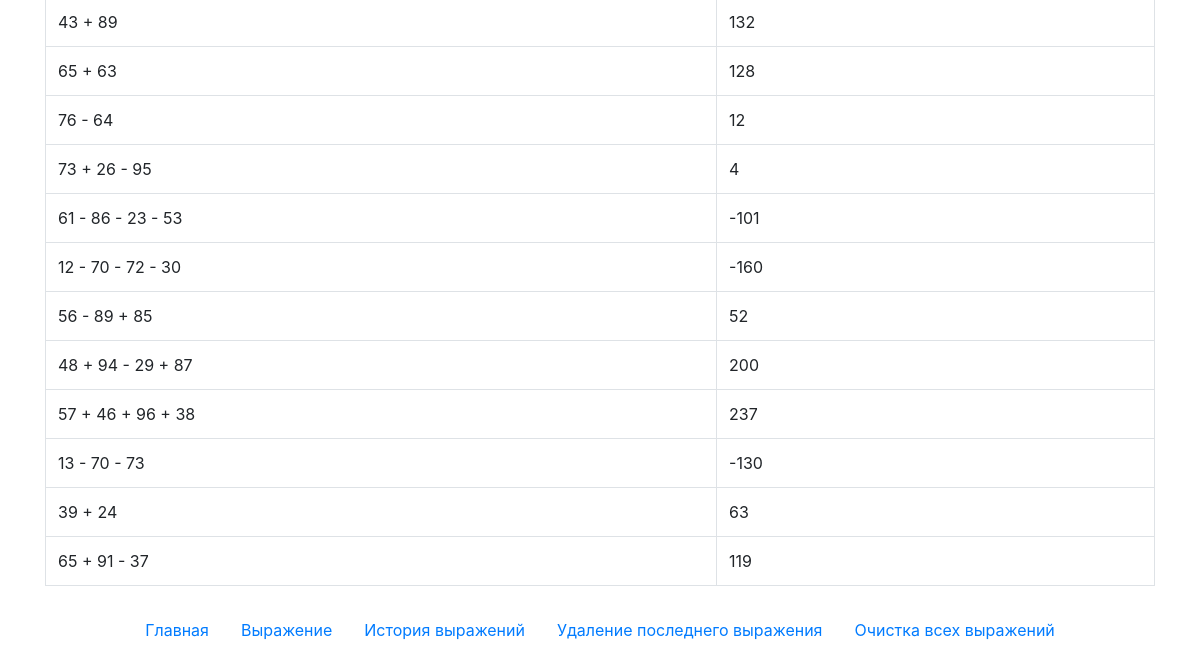
Before: /history/ (lower part) with the older database file.
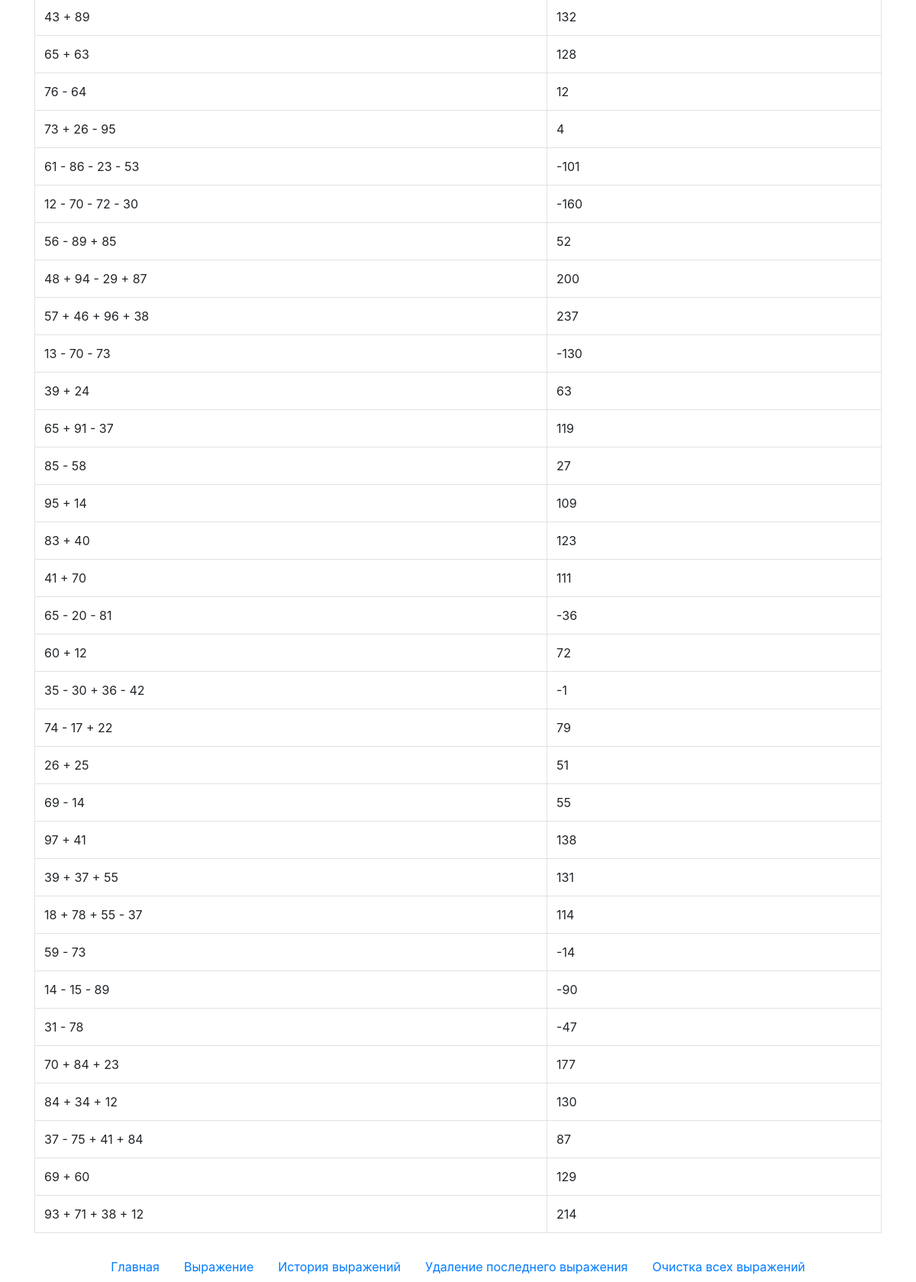
After: the same page with the newer database file.
### myapp/models.py (models this page shows, shortened)
class Calculation(models.Model):
    expression = models.CharField(max_length=255)
    result = models.IntegerField()

### myapp/views.py (the view)
# urls.py: path('history/', history, name='history'),
def history(request):
    calculations = Calculation.objects.all()
    return render(request, 'history.html', {'calculations': calculations})

### myapp/templates/history.html (shortened to what this page needs)
<!DOCTYPE html>
<html lang="ru">
<head>
    <link rel="stylesheet" href="https://stackpath.bootstrapcdn.com/bootstrap/4.5.2/css/bootstrap.min.css">
</head>
<body>
    <div class="container mt-4">
        <table class="table table-bordered mt-4">
            <tbody>
                {% for calculation in calculations %}
                <tr>
                    <td>{{ calculation.expression }}</td>
                    <td>{{ calculation.result }}</td>
                </tr>
                {% endfor %}
            </tbody>
        </table>
        <nav class="mt-4">
            <ul class="nav justify-content-center">
                <li class="nav-item"><a class="nav-link" href="{% url 'home' %}">Главная</a></li>
                <li class="nav-item"><a class="nav-link" href="{% url 'expression' %}">Выражение</a></li>
                <li class="nav-item"><a class="nav-link" href="{% url 'history' %}">История выражений</a></li>
                <li class="nav-item"><a class="nav-link" href="{% url 'delete' %}">Удаление последнего выражения</a></li>
                <li class="nav-item"><a class="nav-link" href="{% url 'clear' %}">Очистка всех выражений</a></li>
            </ul>
        </nav>
    </div>
</body>
</html>

Changed rows visible on the page:
added Calculation: expression "85 - 58", result "27"
added Calculation: expression "95 + 14", result "109"
added Calculation: expression "83 + 40", result "123"
added Calculation: expression "41 + 70", result "111"
added Calculation: expression "65 - 20 - 81", result "-36"
added Calculation: expression "60 + 12", result "72"
added Calculation: expression "35 - 30 + 36 - 42", result "-1"
added Calculation: expression "74 - 17 + 22", result "79"
added Calculation: expression "26 + 25", result "51"
added Calculation: expression "69 - 14", result "55"
added Calculation: expression "97 + 41", result "138"
added Calculation: expression "39 + 37 + 55", result "131"
added Calculation: expression "18 + 78 + 55 - 37", result "114"
added Calculation: expression "59 - 73", result "-14"
added Calculation: expression "14 - 15 - 89", result "-90"
added Calculation: expression "31 - 78", result "-47"
added Calculation: expression "70 + 84 + 23", result "177"
added Calculation: expression "84 + 34 + 12", result "130"
added Calculation: expression "37 - 75 + 41 + 84", result "87"
added Calculation: expression "69 + 60", result "129"
added Calculation: expression "93 + 71 + 38 + 12", result "214"
